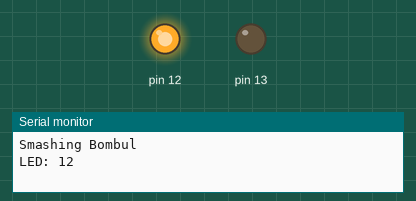
Recording of a sketch running on a simulated Arduino Uno, built with avr-gcc and run on an emulated ATmega328P. Shown: output pins drawn as LEDs (lit = HIGH), the last lines printed to the serial monitor.

Above: at 1.0 s.
At 5.0 s:
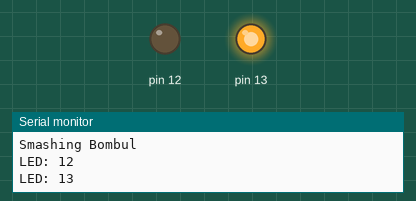
At 7.0 s:
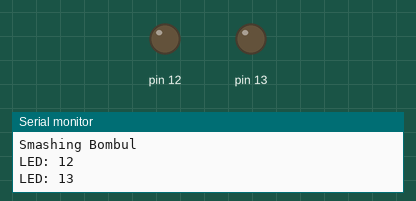
Timing chart, 0 to 10.4 s (numbered marks = the images above):
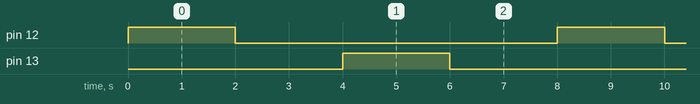

Measured:
- by itself, pin 12, pin 13: alternates HIGH for 2.0 s and LOW for 6.0 s
- by itself, everything shown: repeats every 8.0 s, in 4 steps

The sketch:

smashing-bombul.ino
```cpp
void setup() {
  Serial.begin(9600);
  Serial.println("Smashing Bombul");
  for (int led = 12; led <= 13; led++) {
    pinMode(led, OUTPUT);
  }
}
void loop() {
  for (int led = 12; led <= 13; led++) {
    Serial.println("LED: " + String(led));
    digitalWrite(led, HIGH);
    delay(2000);
    digitalWrite(led, LOW);
    delay(2000);
  }
}
```
